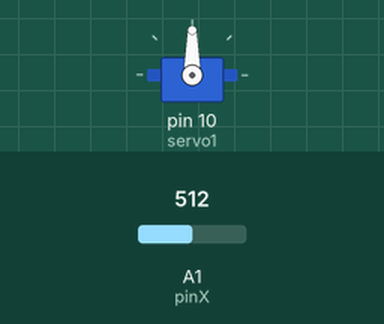
Simulated run of this sketch. Board: Arduino Uno, built with avr-gcc and run on an emulated ATmega328P. Shown: servo. The test bench sets the inputs (shaded band); at power-on: A1 (pinX) = 512.

Above: at 1.2 s.
1.3 s: A1 (pinX) set to 716
At 1.9 s:
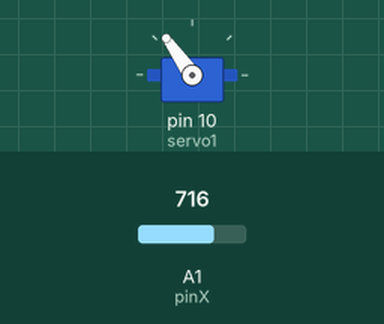
2.8 s: A1 (pinX) set to 900
At 4.0 s:
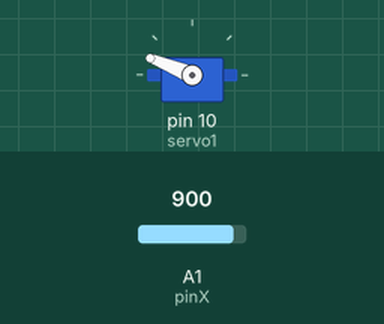
4.3 s: A1 (pinX) set to 1023
At 5.4 s:
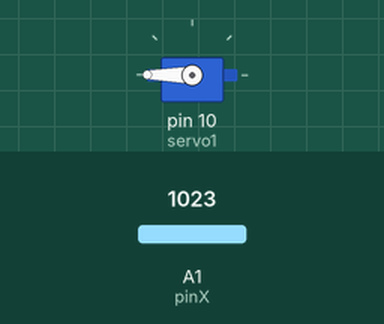
5.8 s: A1 (pinX) set to 306
At 6.5 s:
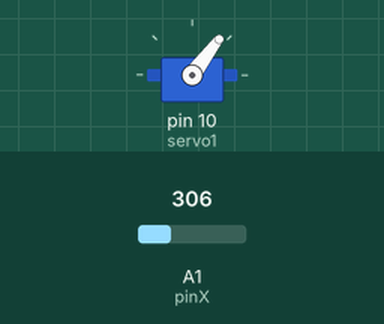
7.3 s: A1 (pinX) set to 122
At 7.7 s:
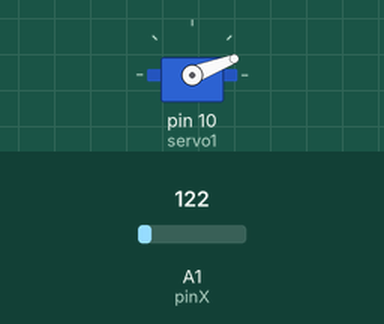
Timing chart, 0 to 9.8 s (numbered marks = the images above; inputs shaded):
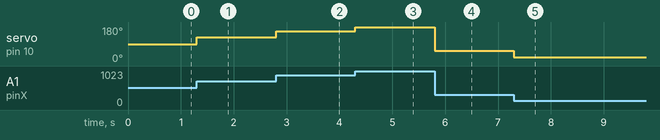

The sketch:

joystick_servo.ino
```cpp
#define pinX A1       // ось X джойстика

#include <Servo.h> // подключаем библиотеку для серво
Servo servo1;           // объявляем объект servo1

void setup() {
   pinMode(pinX, INPUT); // указываем пин для джойстика

   servo1.attach(10);            // указываем пин для микро серво
}

void loop() {
   int X = analogRead(pinX);      // считываем значение оси X

   X = map(X, 0, 1023, 0, 180); // переводим значение X в новый диапазон

   servo1.write(X);                      // поворачиваем серво от джойстика
}
```

Measured:
- after the input at 1.3 s, servo on pin 10 (servo1): 90° → 125° at once
- after the input at 2.8 s, servo on pin 10 (servo1): 125° → 158° at once
- after the input at 4.3 s, servo on pin 10 (servo1): 158° → 180° at once
- after the input at 5.8 s, servo on pin 10 (servo1): 180° → 53° at once
- after the input at 7.3 s, servo on pin 10 (servo1): 53° → 21° at once
